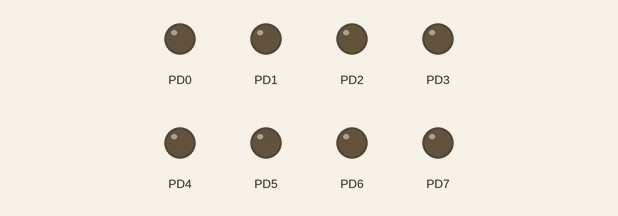
A program run on a simulated ATmega128, built with avr-gcc and emulated at 8 MHz. Shown: output pins drawn as LEDs (lit = HIGH).

Above: at 0.05 s.
At 0.65 s:
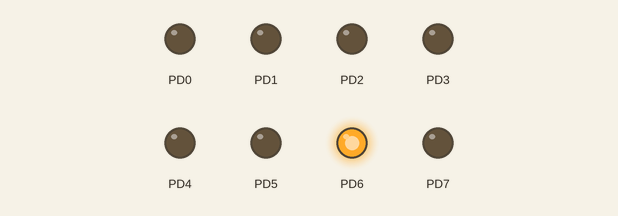
At 1.35 s:
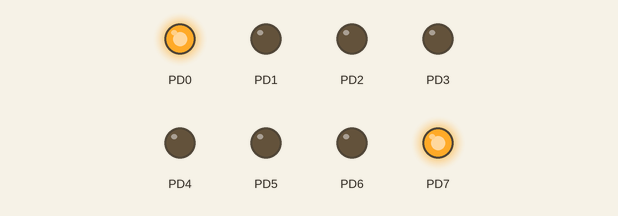
At 2.2 s:
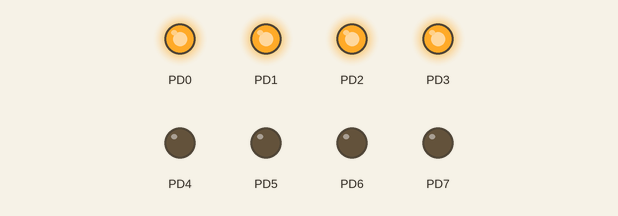
At 3.25 s:
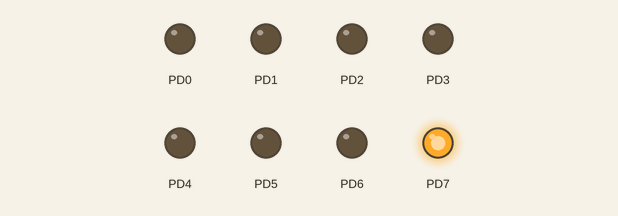
At 4.9 s:
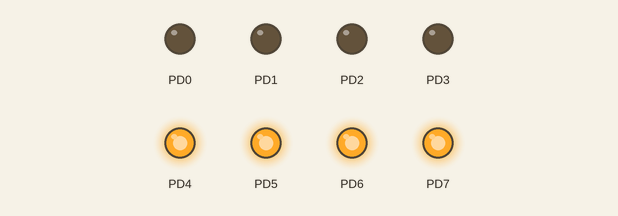
Timing chart, 0 to 5.8 s (numbered marks = the images above):
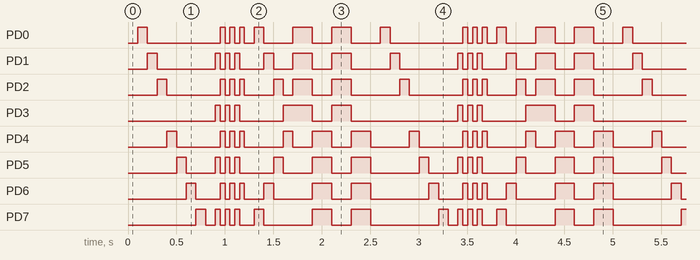

The program:

main.c
```c
/*
 * OpdrachtB5.c
 *
 * Created: 7-2-2025 12:37:21
 * Author : leonb
 */

#define F_CPU 8e6

#include <avr/io.h>
#include <util/delay.h>

typedef struct {
	unsigned char data;
	unsigned int delay ;
} PATTERN_STRUCT;

// The pattern to follow with the data and the delay
PATTERN_STRUCT pattern[] = {
	{0x00, 100}, {0x01, 100}, {0x02, 100}, {0x04, 100}, {0x10, 100}, {0x20, 100}, {0x40, 100}, {0x80, 100},
	{0x00, 100},
	{0xAA,  50}, {0x55,  50},
	{0xAA,  50}, {0x55,  50},
	{0xAA,  50}, {0x55,  50},
	{0x00, 100},
	{0x81, 100}, {0x42, 100}, {0x24, 100}, {0x18, 100}, {0x0F, 200}, {0xF0, 200}, {0x0F, 200}, {0xF0, 200},
	{0x00, 0x00}
};

void wait(int ms)
{
	for (int i=0; i<ms; i++) {
		_delay_ms( 1 );		// library function (max 30 ms at 8MHz)
	}
}

int main(void)
{
	// Sets all the bits of port d to output
	DDRD = 0b11111111;

	while (1==1) {

		int index = 0;
		// As long as delay has meaningful content
		while( pattern[index].delay != 0 ) {
			// Write data to PORTD
			PORTD = pattern[index].data;
			// Wait
			wait(pattern[index].delay);
			// Increment for next round
			index++;
		}
	}

	return 1;
}
```

Measured:
- by itself, PD3: repeats every 2.5 s: 2 × (LOW 0.05 s, HIGH 0.05 s), LOW 0.45 s, HIGH 0.30 s, LOW 0.20 s, HIGH 0.20 s, LOW 1.1 s, HIGH 0.05 s
- by itself, PD1: repeats every 2.5 s: LOW 0.60 s, 2 × (HIGH 0.05 s, LOW 0.05 s), HIGH 0.05 s, LOW 0.25 s, HIGH 0.10 s, 2 × (LOW 0.20 s, HIGH 0.20 s), LOW 0.40 s, HIGH 0.10 s
- by itself, PD4: repeats every 2.5 s: LOW 0.45 s, 2 × (HIGH 0.05 s, LOW 0.05 s), HIGH 0.05 s, LOW 0.40 s, HIGH 0.10 s, 2 × (LOW 0.20 s, HIGH 0.20 s), LOW 0.40 s, HIGH 0.10 s
